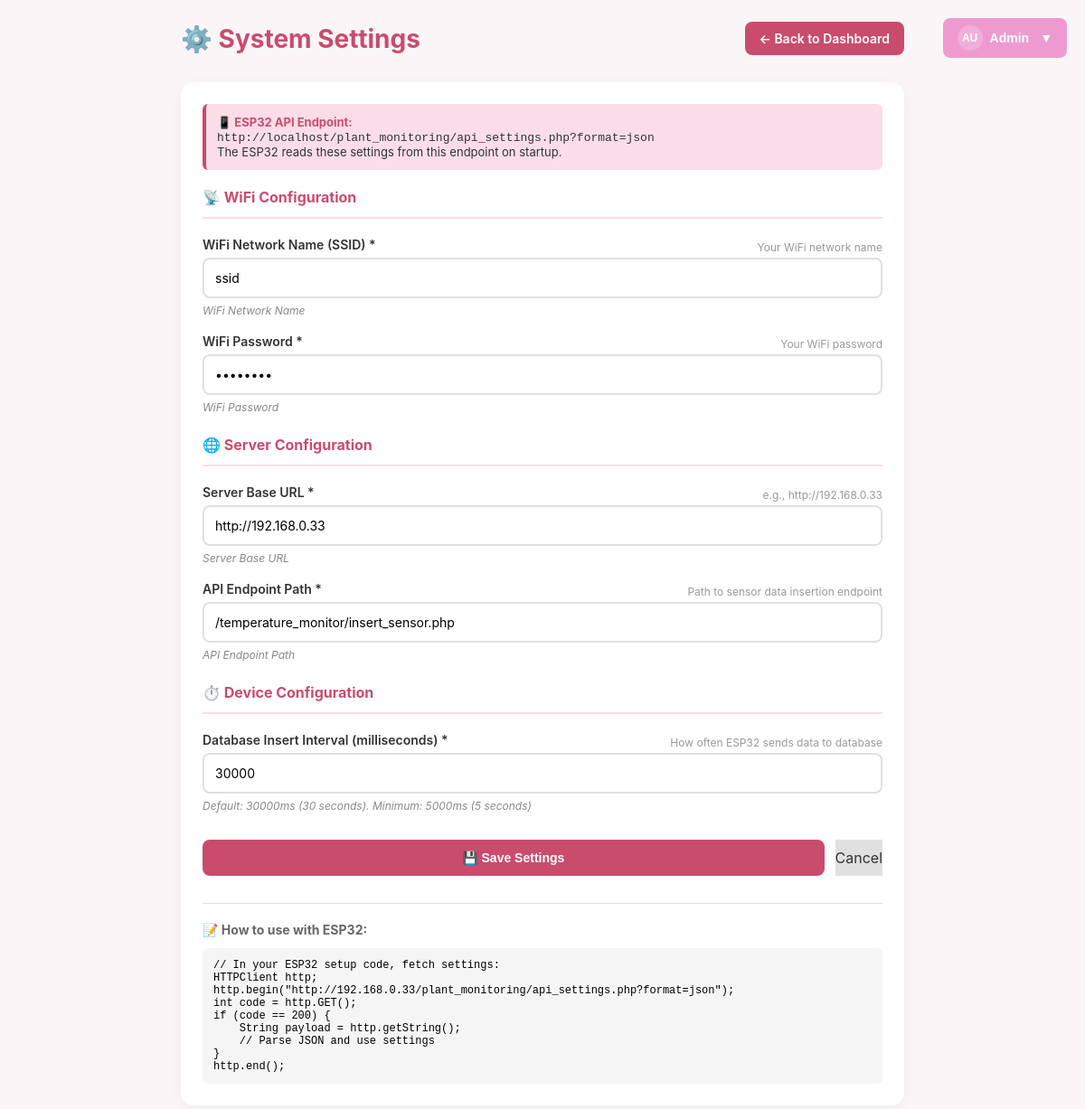
/api_settings.php (signed in), run on the app's committed database.
### tables this page shows
CREATE TABLE `settings` (
  `id` int(11) NOT NULL,
  `setting_key` varchar(100) NOT NULL,
  `setting_value` longtext NOT NULL,
  `description` varchar(255) DEFAULT NULL,
  `created_at` timestamp NOT NULL DEFAULT current_timestamp(),
  `updated_at` timestamp NOT NULL DEFAULT current_timestamp() ON UPDATE current_timestamp()
);

### api_settings.php (the view, shortened to what this page needs)
<?php
$connection = new mysqli("localhost", "root", "", "finalprojectembedded");
$result = $connection->query("SELECT setting_key, setting_value, description FROM settings ORDER BY setting_key");
$settings = [];
while ($row = $result->fetch_assoc()) {
    $settings[$row['setting_key']] = [
        'value' => $row['setting_value'],
        'description' => $row['description']
    ];
}
?>
<!DOCTYPE html>
<html lang="en">
<head>
</head>
<body>
    <div class="container">
        <header>
            <h1>⚙️ System Settings</h1>
            <a href="live_dashboard.php" class="back-btn">← Back to Dashboard</a>
        </header>
        <div class="card">
            <div class="info-box">
                <strong>📱 ESP32 API Endpoint:</strong><br>
                <code>http://localhost/plant_monitoring/api_settings.php?format=json</code><br>
                The ESP32 reads these settings from this endpoint on startup.
            </div>
            <form method="POST">
                <div class="setting-group">
                    <div class="section-title">📡 WiFi Configuration</div>
                    <div class="form-group">
                        <div class="label-with-help">
                            <label>WiFi Network Name (SSID) *</label>
                            <span class="help-text">Your WiFi network name</span>
                        </div>
                        <input type="text" name="wifi_ssid" value="<?php echo htmlspecialchars($settings['wifi_ssid']['value'] ?? ''); ?>" required>
                        <div class="setting-description"><?php echo htmlspecialchars($settings['wifi_ssid']['description'] ?? ''); ?></div>
                    </div>
                    <div class="form-group">
                        <div class="label-with-help">
                            <label>WiFi Password *</label>
                            <span class="help-text">Your WiFi password</span>
                        </div>
                        <input type="password" name="wifi_password" value="<?php echo htmlspecialchars($settings['wifi_password']['value'] ?? ''); ?>" required>
                        <div class="setting-description"><?php echo htmlspecialchars($settings['wifi_password']['description'] ?? ''); ?></div>
                    </div>
                </div>
                <div class="setting-group">
                    <div class="section-title">🌐 Server Configuration</div>
                    <div class="form-group">
                        <div class="label-with-help">
                            <label>Server Base URL *</label>
                            <span class="help-text">e.g., http://192.168.0.33</span>
                        </div>
                        <input type="text" name="server_url" value="<?php echo htmlspecialchars($settings['server_url']['value'] ?? ''); ?>" placeholder="http://192.168.0.33" required>
                        <div class="setting-description"><?php echo htmlspecialchars($settings['server_url']['description'] ?? ''); ?></div>
                    </div>
                    <div class="form-group">
                        <div class="label-with-help">
                            <label>API Endpoint Path *</label>
                            <span class="help-text">Path to sensor data insertion endpoint</span>
                        </div>
                        <input type="text" name="api_path" value="<?php echo htmlspecialchars($settings['api_path']['value'] ?? ''); ?>" placeholder="/temperature_monitor/insert_sensor.php" required>
                        <div class="setting-description"><?php echo htmlspecialchars($settings['api_path']['description'] ?? ''); ?></div>
                    </div>
                </div>
                <div class="setting-group">
                    <div class="section-title">⏱️ Device Configuration</div>
                    <div class="form-group">
                        <div class="label-with-help">
                            <label>Database Insert Interval (milliseconds) *</label>
                            <span class="help-text">How often ESP32 sends data to database</span>
                        </div>
                        <input type="number" name="db_interval" value="<?php echo htmlspecialchars($settings['db_interval']['value'] ?? '30000'); ?>" min="5000" step="1000" required>
                        <div class="setting-description">Default: 30000ms (30 seconds). Minimum: 5000ms (5 seconds)</div>
                    </div>
                </div>
                <div class="buttons">
                    <button type="submit" class="btn-primary">💾 Save Settings</button>
                    <a href="live_dashboard.php" class="btn-secondary" style="text-decoration: none; display: flex; align-items: center; justify-content: center;">Cancel</a>
                </div>
            </form>
            <div style="margin-top: 30px; padding-top: 20px; border-top: 1px solid #e0e0e0;">
                <h3 style="font-size: 14px; color: #666; margin-bottom: 12px;">📝 How to use with ESP32:</h3>
                <pre style="background: #f5f5f5; padding: 12px; border-radius: 6px; font-size: 12px; overflow-x: auto;">
// In your ESP32 setup code, fetch settings:
HTTPClient http;
http.begin("http://192.168.0.33/plant_monitoring/api_settings.php?format=json");
int code = http.GET();
if (code == 200) {
    String payload = http.getString();
    // Parse JSON and use settings
}
http.end();</pre>
            </div>
        </div>
    </div>
</body>
</html>
<?php
include 'user_menu.php';
?>

### api_settings.php (style rules this page uses)
* { margin: 0; padding: 0; box-sizing: border-box; }
:root { --primary: #C94C6D; --primary-light: #FADDE8; --primary-dark: #A03B57; --body-bg: #faf6f8; --card-bg: #ffffff; --shadow: 0 4px 18px rgba(201,76,109,0.07); --radius: 14px; }
body { font-family: -apple-system, BlinkMacSystemFont, 'Segoe UI', Roboto, Helvetica, Arial, sans-serif; background: var(--body-bg); min-height: 100vh; padding: 24px 16px; }
.container { max-width: 800px; margin: 0 auto; }
header { display: flex; justify-content: space-between; align-items: center; margin-bottom: 30px; }
h1 { color: var(--primary); font-size: 28px; }
.back-btn { background: var(--primary); color: white; border: none; padding: 10px 16px; border-radius: 8px; cursor: pointer; text-decoration: none; font-size: 14px; font-weight: 600; }
.card { background: var(--card-bg); border-radius: var(--radius); padding: 24px; box-shadow: var(--shadow); }
.section-title { font-size: 16px; font-weight: 700; color: var(--primary); margin-bottom: 20px; padding-bottom: 12px; border-bottom: 2px solid var(--primary-light); }
.setting-group { margin-bottom: 24px; }
.form-group { margin-bottom: 18px; }
label { display: block; color: #333; font-weight: 600; margin-bottom: 6px; font-size: 14px; }
.label-with-help { display: flex; justify-content: space-between; align-items: center; }
.help-text { font-size: 12px; color: #999; font-weight: 400; }
input[type="text"], input[type="password"], input[type="number"], input[type="url"], textarea { width: 100%; padding: 12px; border: 2px solid #e0e0e0; border-radius: 8px; font-size: 14px; transition: border-color 0.3s; font-family: inherit; }
.setting-description { font-size: 12px; color: #888; margin-top: 6px; font-style: italic; }
.buttons { display: flex; gap: 12px; margin-top: 30px; }
button { flex: 1; padding: 12px; border: none; border-radius: 8px; font-size: 14px; font-weight: 600; cursor: pointer; transition: all 0.3s; }
.btn-primary { background: var(--primary); color: white; }
.btn-secondary { background: #e0e0e0; color: #333; }
.info-box { background: var(--primary-light); border-left: 4px solid var(--primary); padding: 12px; border-radius: 6px; margin-bottom: 20px; font-size: 13px; color: #333; }
.info-box strong { color: var(--primary); }

### data on the page
settings: wifi_ssid "ssid", description "WiFi Network Name"
settings: description "WiFi Password"
settings: server_url "http://192.168.0.33", description "Server Base URL"
settings: api_path "/temperature_monitor/insert_sensor.php", description "API Endpoint Path"
settings: db_interval "30000"

### other printed values
$_SESSION['first_name'] "Admin"
